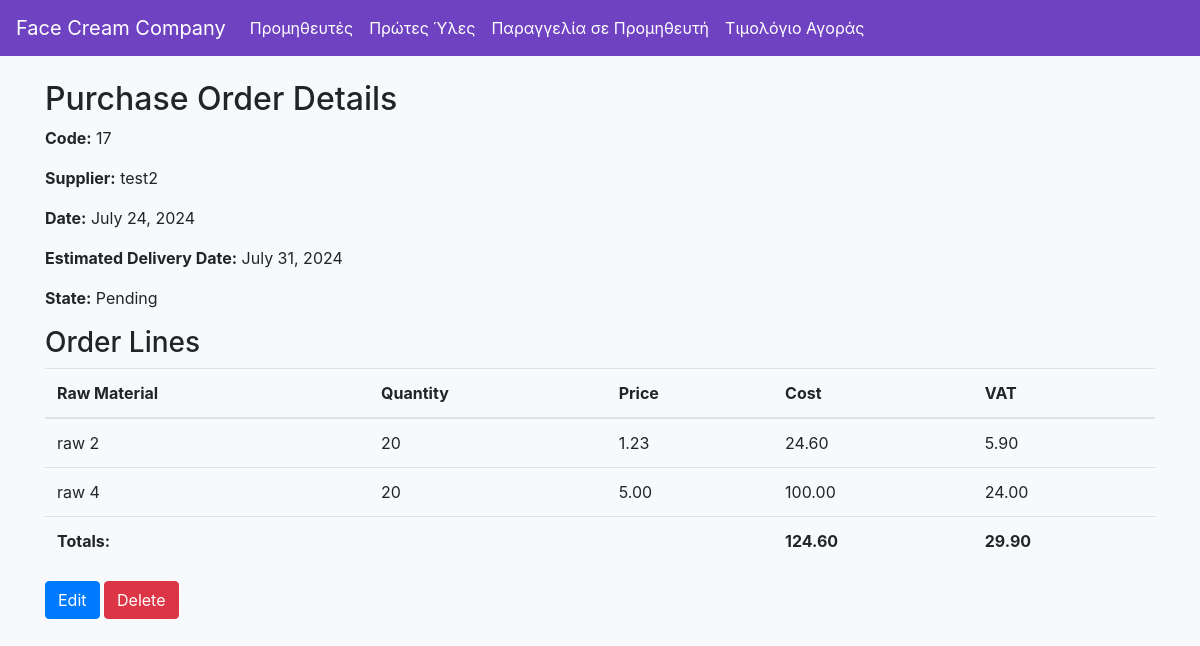
The app's page /api/purchase-orders/62/, older data.
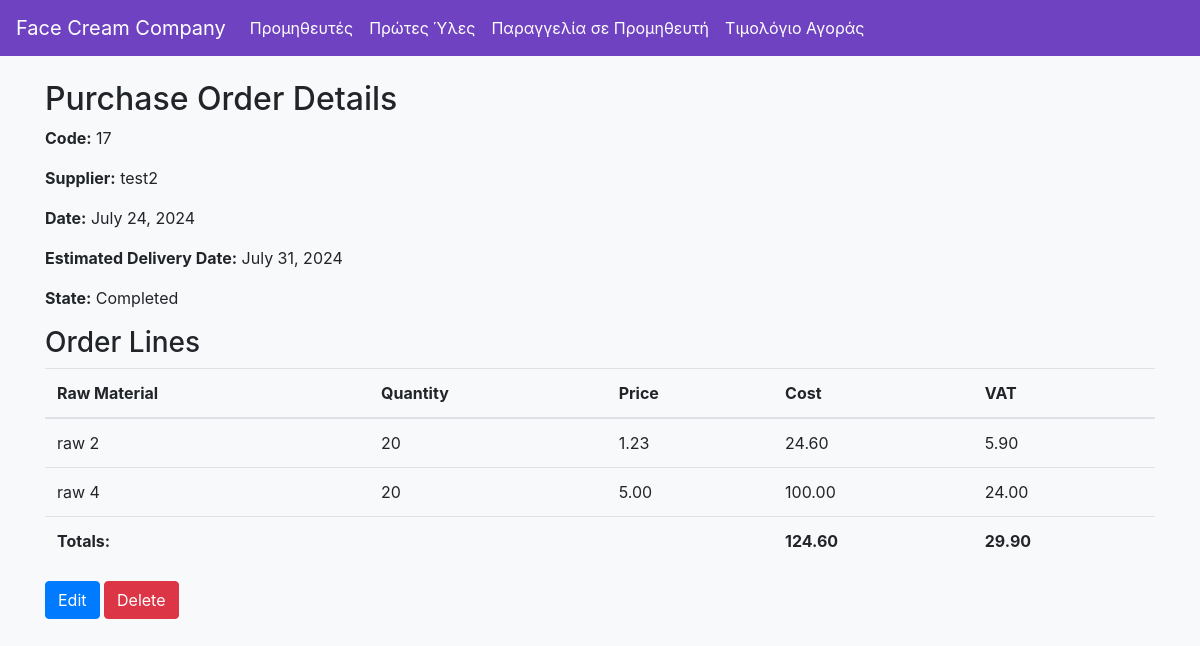
The same page, newer data.
### raw_materials/models.py (models this page shows, shortened)
class PurchaseOrder(models.Model):
    ORDER_STATES = [
        ('pending', 'Pending'),
        ('completed', 'Completed'),
        ('partial_pending', 'Partial Pending'),
    ]
    code = models.CharField(max_length=20, unique=True)
    supplier = models.ForeignKey(Supplier, on_delete=models.CASCADE)
    date = models.DateField()
    estimated_delivery_date = models.DateField()
    state = models.CharField(max_length=20, choices=ORDER_STATES, default='pending')

class Supplier(models.Model):
    code = models.CharField(max_length=20, unique=True)
    name = models.CharField(max_length=100)
    address = models.TextField()
    phone = models.CharField(max_length=15)
    mobile = models.CharField(max_length=15)
    email = models.EmailField()
    def __str__(self):
        return self.name

### raw_materials/views.py (the view)
# urls.py: path('purchase-orders/<int:pk>/', PurchaseOrderDetailView.as_view(), name='purchaseorder_detail'),
class PurchaseOrderDetailView(DetailView):
    model = PurchaseOrder
    template_name = 'raw_materials/purchaseorder_detail.html'
    context_object_name = 'purchaseorder'
    def get_context_data(self, **kwargs):
        context = super().get_context_data(**kwargs)
        context['lines'] = self.object.purchaseorderline_set.all()
        context['total_cost'] = sum(line.cost for line in context['lines'])
        context['total_vat'] = sum(line.vat for line in context['lines'])
        return context

### raw_materials/models.py (called while the page is built)
    def __str__(self):
        return self.name

    @property
    def cost(self):
        if self.quantity is not None and self.price is not None:
            return self.quantity * self.price
        return None

### raw_materials/templates/raw_materials/purchaseorder_detail.html
{% extends "base.html" %}
{% block content %}
<h2>Purchase Order Details</h2>
<p><strong>Code:</strong> {{ purchaseorder.code }}</p>
<p><strong>Supplier:</strong> {{ purchaseorder.supplier }}</p>
<p><strong>Date:</strong> {{ purchaseorder.date }}</p>
<p><strong>Estimated Delivery Date:</strong> {{ purchaseorder.estimated_delivery_date }}</p>
<p><strong>State:</strong> {{ purchaseorder.get_state_display }}</p>
<h3>Order Lines</h3>
<table class="table">
    <thead>
        <tr>
            <th>Raw Material</th>
            <th>Quantity</th>
            <th>Price</th>
            <th>Cost</th>
            <th>VAT</th>
        </tr>
    </thead>
    <tbody>
        {% for line in lines %}
        <tr>
            <td>{{ line.raw_material }}</td>
            <td>{{ line.quantity }}</td>
            <td>{{ line.price }}</td>
            <td>{{ line.cost }}</td>
            <td>{{ line.vat }}</td>
        </tr>
        {% endfor %}
    </tbody>
    <tfoot>
        <tr>
            <td colspan="3"><strong>Totals:</strong></td>
            <td><strong>{{ total_cost }}</strong></td>
            <td><strong>{{ total_vat }}</strong></td>
        </tr>
    </tfoot>
</table>
<a href="{% url 'purchaseorder_update' purchaseorder.pk %}" class="btn btn-primary">Edit</a>
<a href="{% url 'purchaseorder_delete' purchaseorder.pk %}" class="btn btn-danger">Delete</a>
{% endblock %}

Row changes from the older to the newer data that the page shows:
changed PurchaseOrder "test2": state "Pending" → "Completed"
